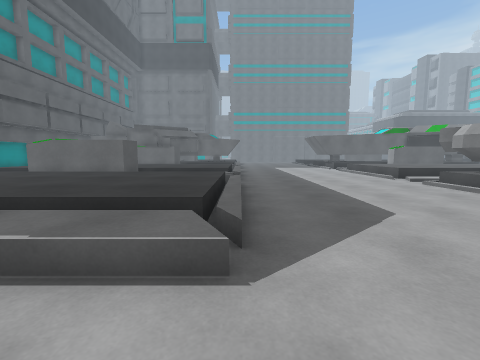
View 1 (above)

19 first-person views from a walk through a 3-D level made in the Unity game engine. The camera is 1.2 m above the floor, tilts 6° down and sees 90° across. The floor is counted in squares, 1 m on a side. Each view is taken from the middle of a square. On the plan, view 1 faces up. The plan holds only what a view shows up to about 12 squares ahead; the rest is blank. The place goes on beyond the plan. The player character is not drawn.

View 2
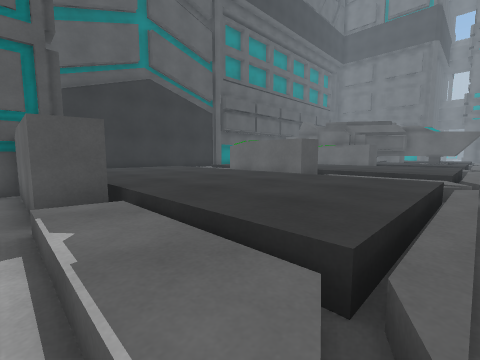

View 3
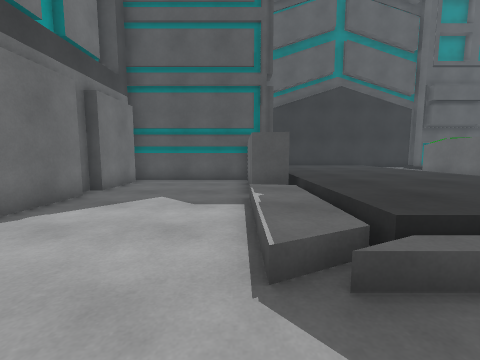

View 4
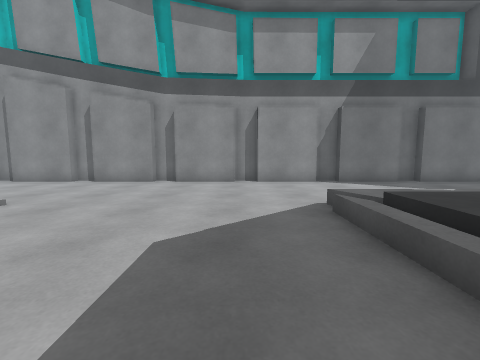

View 5
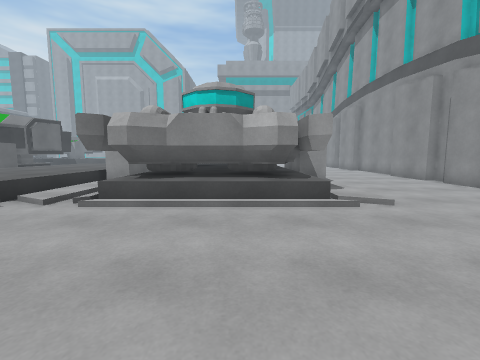

View 6
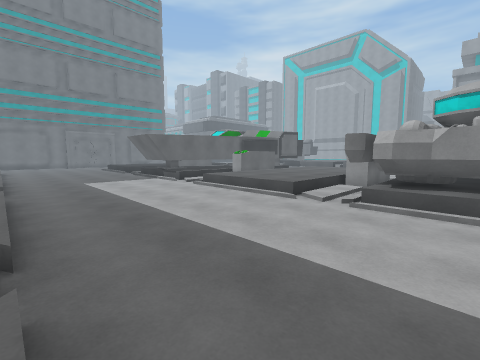

View 7
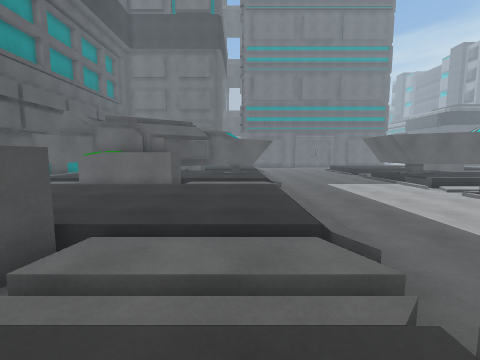

View 8
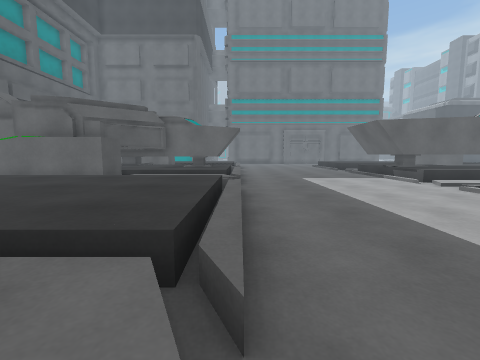

View 9
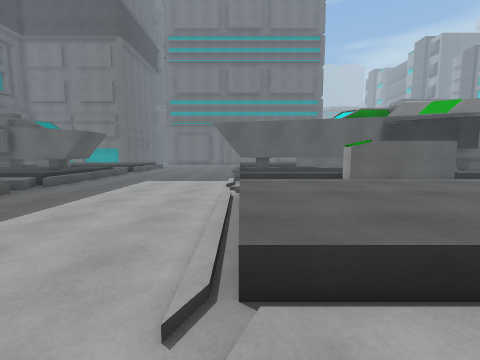

View 10
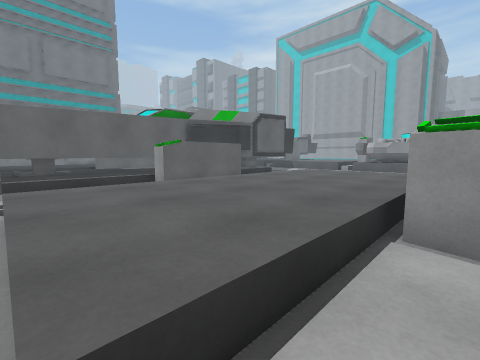

View 11
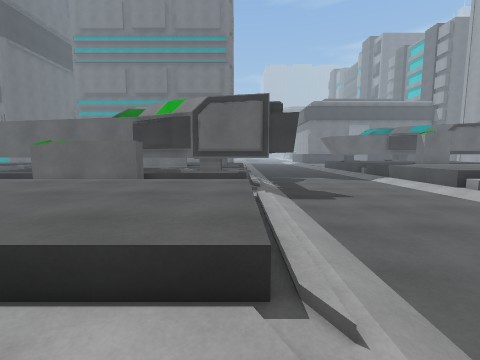

View 12
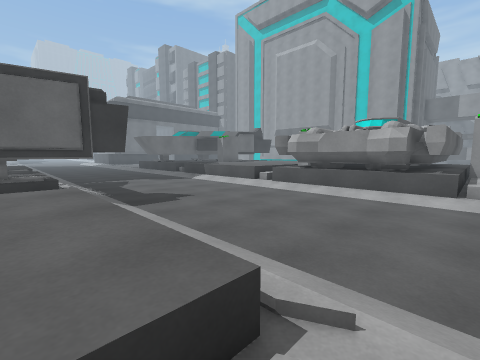

View 13
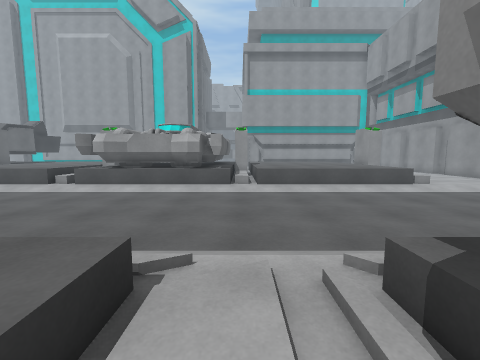

View 14
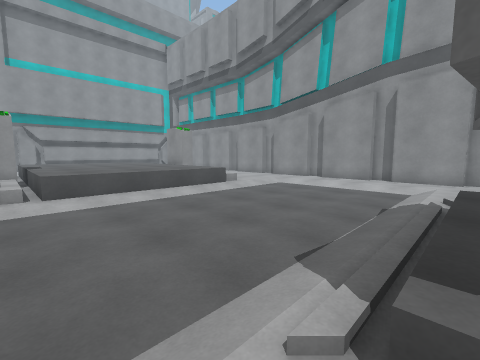

View 15
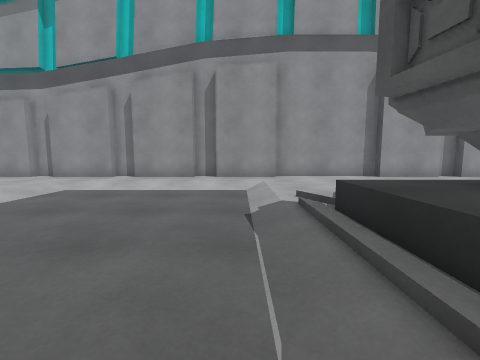

View 16
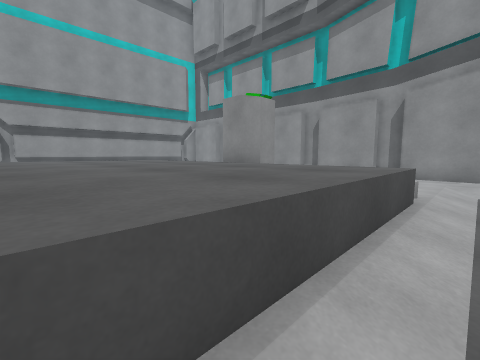

View 17
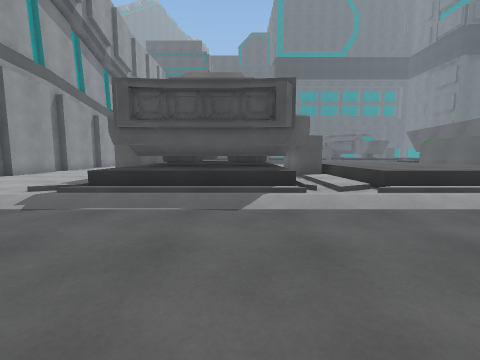

View 18
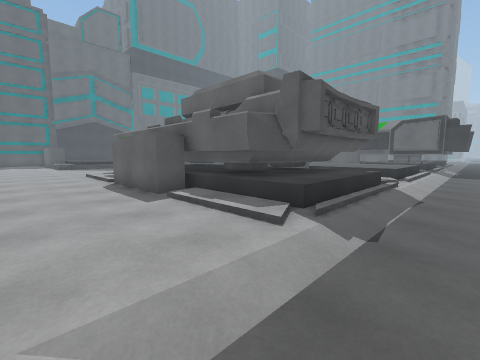

View 19
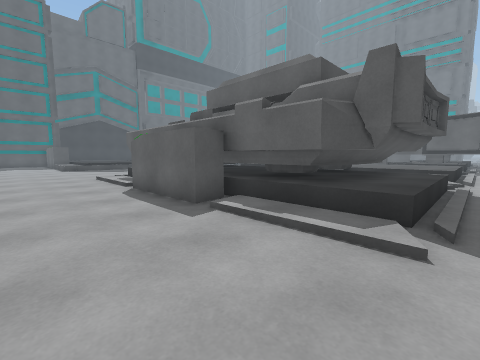

### Floor plan
Key: @ floor where view 1 was taken; # wall or solid block; . main floor; : floor 0.25 m higher than the main floor; - floor 0.25 m lower than the main floor; + floor 0.5 m higher than the main floor; / step, stairs or slope; = window, fence, low wall or low ledge; ^ raised ledge; O other object.
Columns run from 9 left of view 1 to 33 right of it. Each row starts with its distance up from view 1.
 22     ##+++/.......######^##   #  ------^
 21    ##++++/......./++++   #####  ------^^^
 20 #  ##/////.......////#   #######------^^
 19 #####/////.......//  #####    .-------/
 18 //////////.......//////////////-------=
 17 +++++++++/......./++++++++++++/-------##
 16  ++++++++/......./++++++++++++/-------###
 15  ++++++++/......./++++++++++++/-------###
 14   +++++++/......./++++++++++++/-------###
 13    ++++++/......./++++++++++++/-------#####
 12     #/////......./////####/////-------=####
 11 #####/////......./:::#####::://-------/+++#
 10      /////......./##        #//-------^^^^^
  9 +++++++++/......./##      ####/-------^^^^^
  8 +++++++++/......./##     #####/-------^^^^^
  7 +++++++++/......./##      # ##/-------^^^^^
  6 +++++++++/......./##      ####/-------^^^^^
  5 +++++++++/......./##     #####/-------^^^^^
  4  ++++++++/.......O##    #####O/-------^^^^^
  3     ^/////......./:::#####::://-------^^^^^
  2 ####..................####.....-------.   #
  1 #..............................-------..
  0 #........@.....................-------..
 -1 #........................................
 -2 #.........................................
 -3 ###########################################

Where each view was taken, in squares from view 1:
view 1: 0 up, 0 right, facing up
view 2: 2 up, 0 right, facing up-left
view 3: 2 up, 2 right, facing left
view 4: 8 up, 2 right, facing down
view 5: 6 up, 2 right, facing right
view 6: 7 up, 0 right, facing up-right
view 7: 8 up, 2 left, facing up
view 8: 10 up, 0 right, facing up
view 9: 10 up, 8 right, facing up
view 10: 11 up, 8 right, facing up-right
view 11: 10 up, 20 right, facing up
view 12: 11 up, 19 right, facing up-right
view 13: 11 up, 18 right, facing right
view 14: 11 up, 20 right, facing down-right
view 15: 8 up, 22 right, facing down
view 16: 9 up, 28 right, facing down-right
view 17: 8 up, 27 right, facing left
view 18: 1 down, 23 right, facing up-left
view 19: 1 down, 21 right, facing up-left
